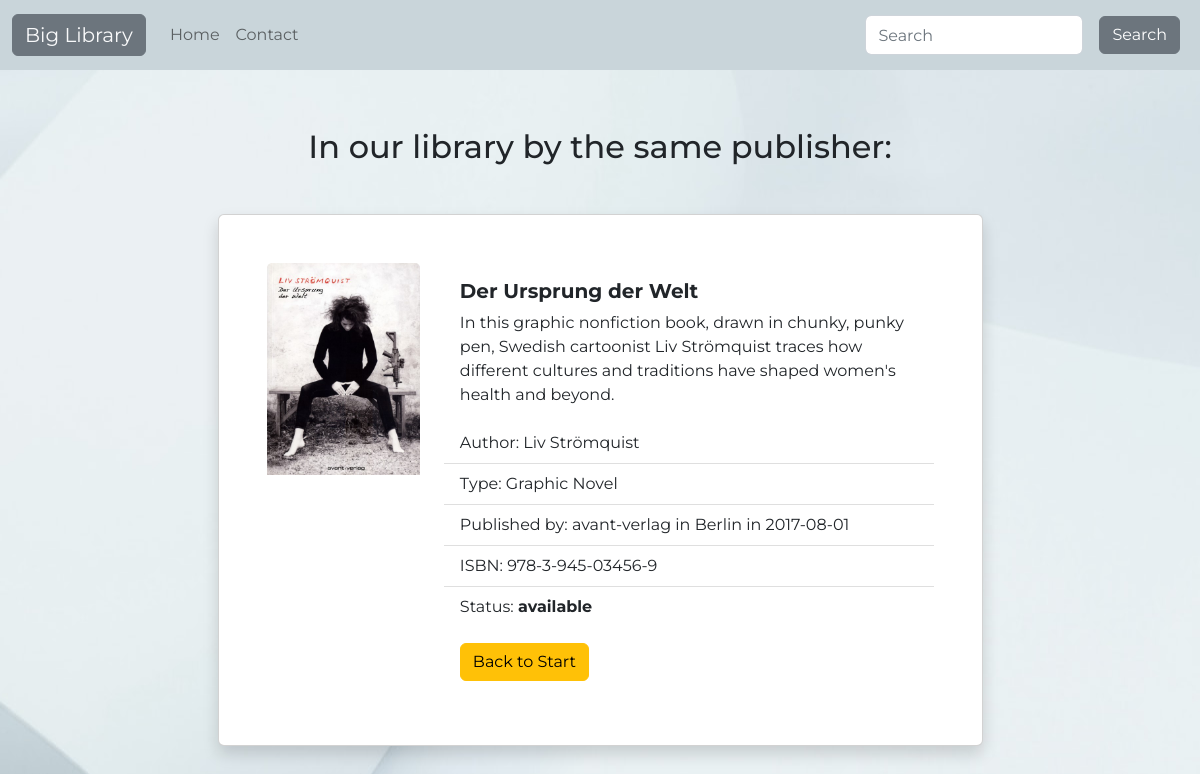
Screenshot of /publisher.php?pub_name=avant-verlag with the database file from the repository.
### tables this page shows
CREATE TABLE `media` (
  `id` int(11) NOT NULL,
  `image` varchar(55) NOT NULL,
  `title` varchar(55) NOT NULL,
  `descr` varchar(250) NOT NULL,
  `author_first` varchar(55) NOT NULL,
  `author_last` varchar(55) NOT NULL,
  `ISBN` varchar(55) NOT NULL,
  `type` varchar(55) NOT NULL,
  `pub_date` date NOT NULL,
  `pub_name` varchar(55) NOT NULL,
  `pub_city` varchar(55) NOT NULL,
  `status` varchar(20) NOT NULL
);

### publisher.php (the view, shortened to what this page needs)
<?php
require_once 'actions/db_connect.php';
require_once 'navigation.php';
$pub = $_GET["pub_name"];
$sql = "SELECT * FROM media WHERE pub_name = '$pub'";
$result = mysqli_query($connect ,$sql);
$cbody = "";
if(mysqli_num_rows($result)  > 0) {
  while($row = mysqli_fetch_array($result, MYSQLI_ASSOC)){
    $cbody .= '
    <div class="card shadow mx-auto d-flex flex-column flex-md-row p-5 my-5" style="width: 85%;">
      <div class="wrap1">
        <img src="assets/' . $row['image'] . '" class="card-img-top" alt="' . $row['title'] . '">
      </div>
      <div class="wrap2 ps-md-4">
        <div class="card-body">
          <h5 class="card-title fw-bold">' . $row['title'] . '</h5>
          <p class="card-text">' . $row['descr'] . '</p>
        </div>
        <ul class="list-group list-group-flush">
          <li class="list-group-item">Author: ' . $row['author_first'] . " " .  $row['author_last'] . '</li>
          <li class="list-group-item">Type: ' . $row['type'] . '</li>
          <li class="list-group-item">Published by: ' . $row['pub_name'] . ' in ' . $row['pub_city'] . ' in ' . $row['pub_date'] . '</li>
          <li class="list-group-item">ISBN: ' . $row['ISBN'] . '</li>
          <li class="list-group-item">Status: <b>' . $row['status'] . '</b></li>
        </ul>
        <div class="card-body">
          <a href="index.php" class="card-link btn btn-warning btn-gradient">Back to Start</a>
        </div>
      </div>
    </div>
      ';
  };
} else {
  $cbody =  "<h3 class='text-center'>No Data Available </h3>";
}
?>
<!DOCTYPE html>
<html lang="en">
<head>
  <?php require_once 'components/boot.php'?>
  <link rel="stylesheet" href="styles/styles.css">
</head>
<body>
  <div class="manageProduct mt-3 mx-auto">
    <h2 class="text-center m-5">In our library by the same publisher:</h2>
    <table class='table'>
      <tbody>
        <?= $cbody;?>
      </tbody>
    </table>
  </div>
</body>
</html>

### styles/styles.css (style rules this page uses)
* { margin: 0; padding: 0; box-sizing: border-box; font: inherit; }
body, html { width: 100%; font-family: 'Montserrat', sans-serif; }
body { background-image: url("../assets/book.jpg"); background-position: center; margin-top: 8rem; }
.manageProduct { width: 75%; }

### rows the page displays
media: image (picture), title "Der Ursprung der Welt", descr "In this graphic nonfiction book, drawn in chunky, punky pen, Swedish cartoonist Liv Strömquist traces how different cultures and traditions have shaped women's health and beyond.", author_first "Liv", author_last "Strömquist", type "Graphic Novel", pub_name "avant-verlag", pub_city "Berlin", pub_date "2017-08-01", ISBN "978-3-945-03456-9", status "available"
